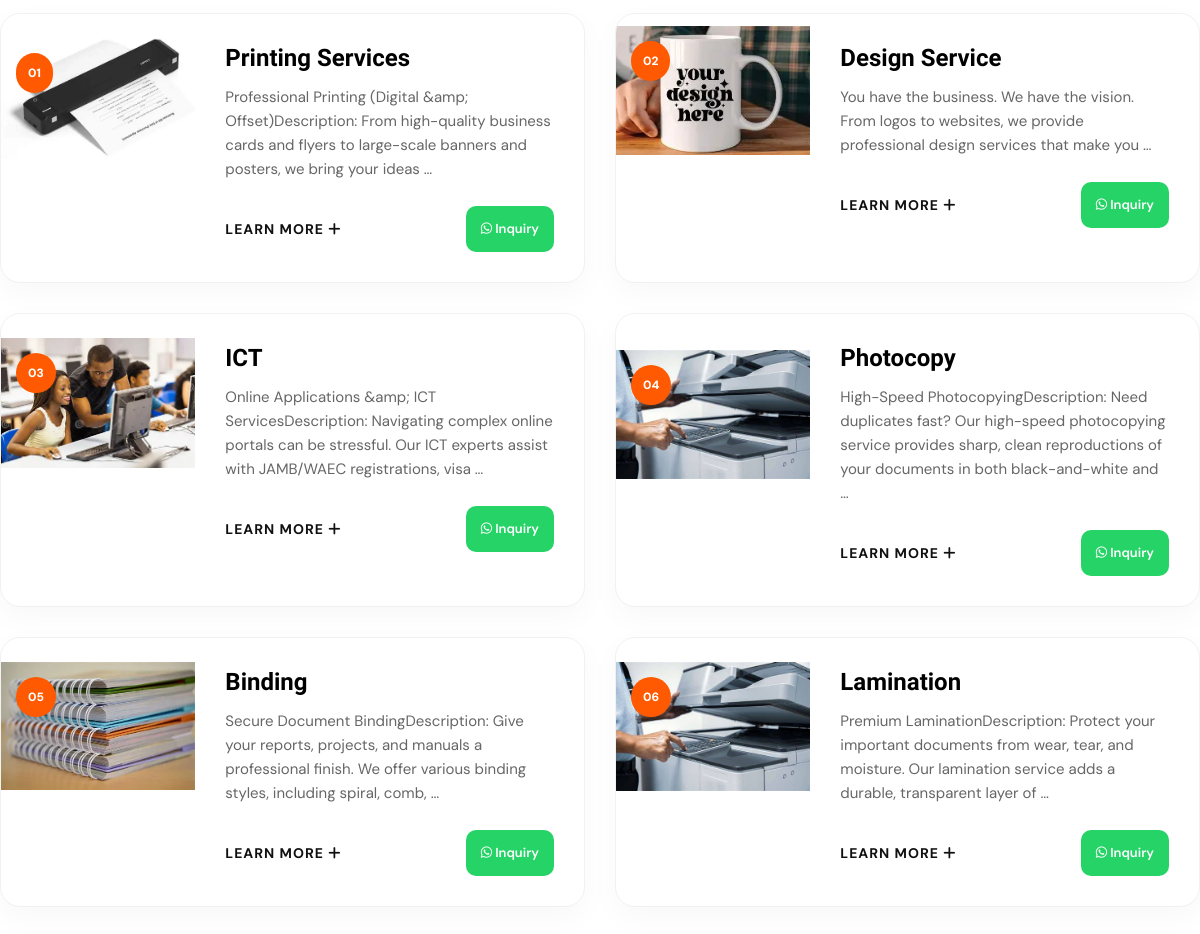
The page /service/ (middle part) on the database as committed earlier.
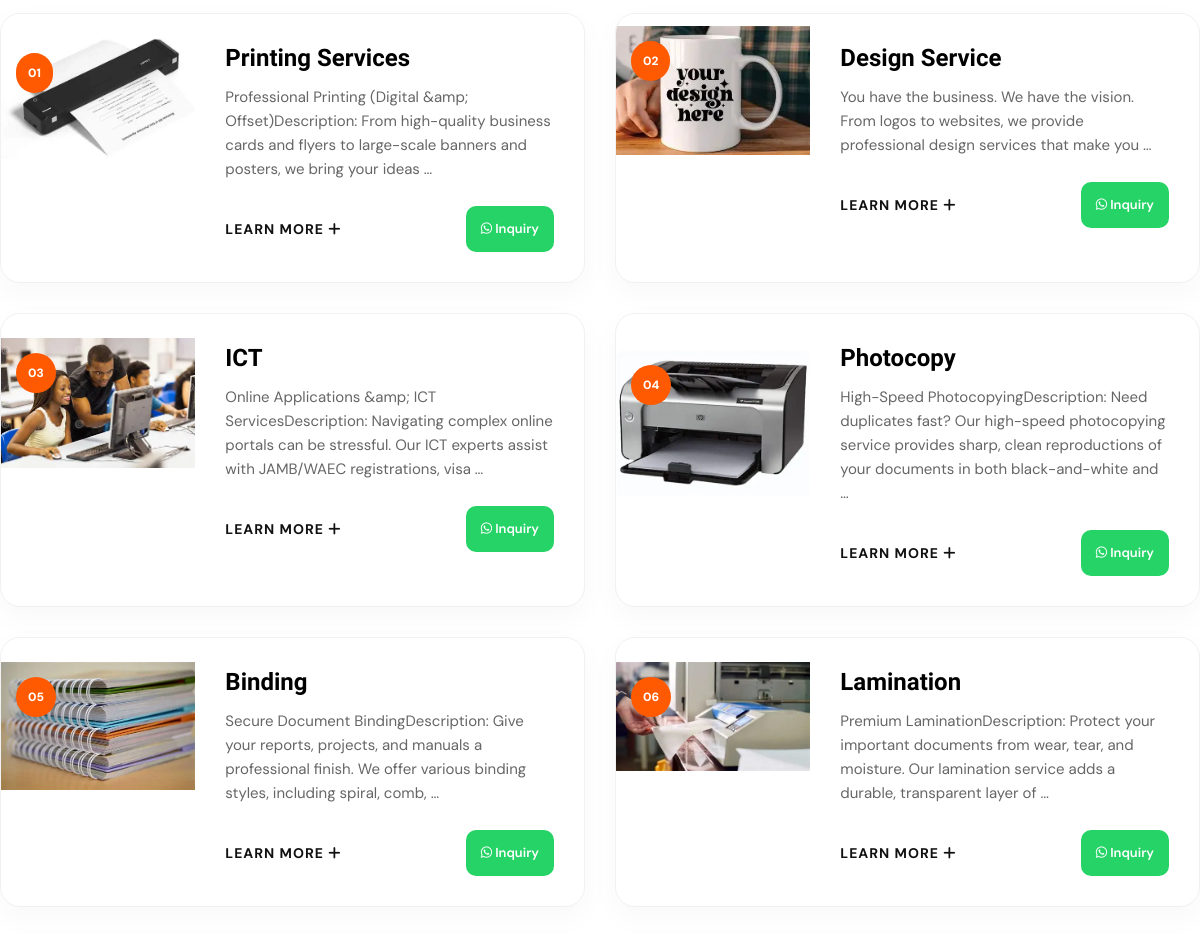
The same page on the database as committed later.
### beltechApp/models.py (models this page shows, shortened)
class Service(models.Model):
    name = models.CharField(max_length=200)
    description = CKEditor5Field('Description', config_name='default')
    image = models.ImageField(upload_to='services/')
    date = models.DateTimeField(auto_now_add=True, null=True)

### beltechApp/views.py (the view)
# urls.py: path('service/', views.service, name='service' ),
def service(request):
    latest_product = Already_done_project.objects.all().order_by('-date')[:2]
    category = Category.objects.all()
    breadcrumb = printingHomePageImage.objects.all()
    products = Products.objects.all()
    features = Homepage_service_area.objects.all()[:3]
    recent_blogs =BlogPost.objects.all().order_by('-created_at')[:3]
    logo = Logo.objects.first()
    service =Service.objects.all()
    context = {
        'categories':category,
        'navs':breadcrumb,
        'products':products,
        'latests':latest_product,
        'blopaginators':recent_blogs,
        'logo': logo,
        'features':features,
        'services':service
    }
    return render(request, 'beltechApp/service.html', context)

### beltechApp/context_processors.py (called while the page is built)
def site_settings(request):
    return {
        'logo': Logo.objects.first(), # Grabs the first logo in your database
        'search_form': BlogSearchForm(request.GET or None), # This captures the query if it exists
        'testimonial_form': TestimonialForm(),
        'unread_messages': Contact.objects.filter(is_read=False).count(),
        'settings': SiteSetting.objects.first(),
        'address': CompanyInformation.objects.first(),
        'news_letter_form': NewsLetterForm()
    }

### beltechApp/models.py (called while the page is built)
    def __str__(self):
        return self.username

    @property
    def whatsapp_link(self):
        config = SiteSetting.objects.first()
        phone = config.whatsapp_number if config else "2348000000000"
        message = f"Hello Beltech, I am interested in '{self.name}' (₦{self.base_price})."
        encoded_message = urllib.parse.quote(message)
        return f"https://wa.me/{phone}?text={encoded_message}"

    def imageUrl(self):
        if self.main_image and hasattr(self.main_image, 'url'):
            return self.main_image.url
        return ""

    @property
    def imageUrl(self):
        if self.main_image and hasattr(self.main_image, 'url'):
            return self.main_image.url
        return ""

### beltechApp/templates/beltechApp/service.html (shortened to what this page needs)
{% extends 'beltechApp/base/base.html' %}
{% load static %}
{% block content %}
<div id="smooth-wrapper">
    {% include 'beltechApp/refactors/features.html'%}
    <div class="row">
    {% for service in services %}
    <div class="col-xl-6 col-lg-12 mb-30">
        <div class="tp-service-fancy-card wow fadeInUp h-100" data-wow-delay=".3s">
            <div class="row align-items-center g-0">
                <div class="col-md-4">
                    <div class="service-fancy-img">
                        <img src="{{ service.image.url }}" alt="{{ service.name }}">
                        <div class="service-count">0{{ forloop.counter }}</div>
                    </div>
                </div>
                <div class="col-md-8">
                    <div class="service-fancy-content">
                        <h4 class="service-fancy-title">
                            <a href="{% url 'service_detail' service.id %}">{{ service.name }}</a>
                        </h4>
                        <div class="service-fancy-text">
                            {{ service.description|striptags|truncatewords:20 }}
                        </div>
                        <div class="service-fancy-actions">
                            <a href="{% url 'service_detail' service.id %}" class="read-more">Learn More <i class="fa-solid fa-plus"></i></a>
                            <a href="https://wa.me/{{ settings.whatsapp_number }}?text=Hello%20Beltech,%20I'm%20interested%20in%20your%20{{ service.name }}%20service."
                               class="whatsapp-btn-mini">
                                <i class="fa-brands fa-whatsapp"></i> Inquiry
                            </a>
                        </div>
                    </div>
                </div>
            </div>
        </div>
    </div>
    {% endfor %}
</div>
</div>
{% endblock %}

### beltechApp/templates/beltechApp/base/base.html (shortened to what this page needs)
{% load static %}
<!doctype html>
<html class="no-js" lang="zxx">
<head>
    <link rel="stylesheet" href="{% static 'beltechApp/assets/css/bootstrap.css' %}">
    <link rel="stylesheet" href="{% static 'beltechApp/assets/css/animate.css' %}">
    <link rel="stylesheet" href="{% static 'beltechApp/assets/css/swiper-bundle.css' %}">
    <link rel="stylesheet" href="{% static 'beltechApp/assets/css/slick.css' %}">
    <link rel="stylesheet" href="{% static 'beltechApp/assets/css/magnific-popup.css' %}">
    <link rel="stylesheet" href="{% static 'beltechApp/assets/css/font-awesome-pro.css' %}">
    <link rel="stylesheet" href="{% static 'beltechApp/assets/css/flaticon_presvilla.css' %}">
    <link rel="stylesheet" href="{% static 'beltechApp/assets/css/spacing.css' %}">
    <link rel="stylesheet" href="{% static 'beltechApp/assets/css/main.css' %}">
    <link rel="stylesheet" href="{% static 'beltechApp/assets/css/beltech.css' %}">
</head>
<body class="tp-magic-cursor">
<body>
    {% block content %}
    {% endblock %}
</body>
</html>

### beltechApp/templates/beltechApp/refactors/features.html (shortened to what this page needs)
<section class="tp-feature-2-area pt-120 pb-90">
</section>

### beltechApp/templates/beltechApp/refactors/latest_design.html (shortened to what this page needs)
{% load static %}

### beltechApp/static/beltechApp/assets/css/spacing.css (style rules this page uses)
.mb-30 { margin-bottom:30px }
.pt-120 { padding-top:120px }
.pb-90 { padding-bottom:90px }

Rows that differ between the two databases and show on the page:
changed Service "Photocopy": image: a different picture
changed Service "Lamination": image: a different picture
